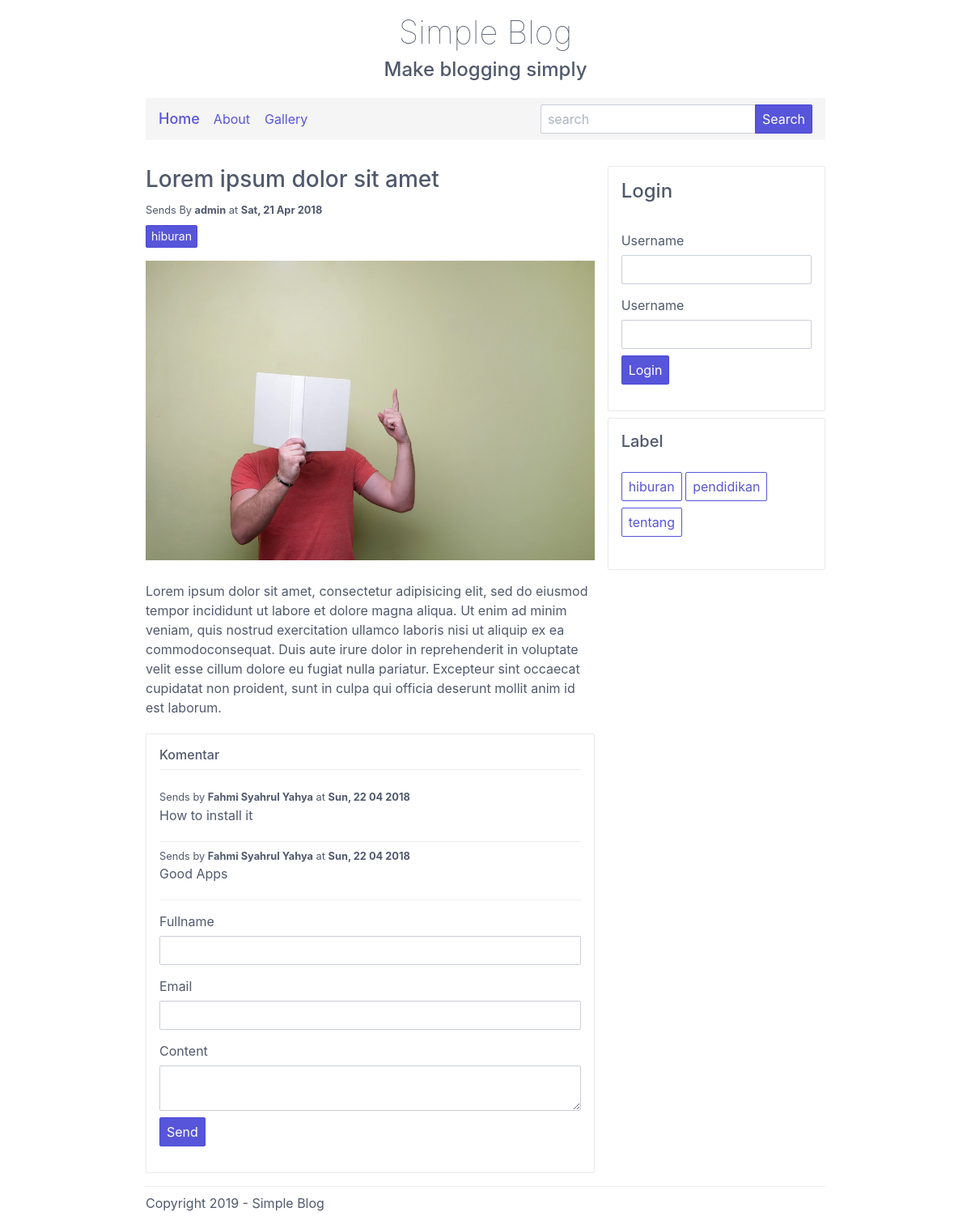
Page /see-posting.php?id=8 on the committed database.
### tables this page shows
CREATE TABLE `post` (
  `idpost` int(11) NOT NULL,
  `title` varchar(120) NOT NULL,
  `username` varchar(120) NOT NULL,
  `date` varchar(120) NOT NULL,
  `img` varchar(120) NOT NULL,
  `content` text NOT NULL,
  `label` varchar(13) NOT NULL
);

CREATE TABLE `comment` (
  `idcomment` int(11) NOT NULL,
  `idpost` int(11) NOT NULL,
  `fullname` varchar(120) NOT NULL,
  `email` varchar(120) NOT NULL,
  `content` text NOT NULL,
  `date` varchar(120) NOT NULL
);

CREATE TABLE `category` (
  `idcat` int(11) NOT NULL,
  `title` varchar(13) NOT NULL
);

### see-posting.php (the view, shortened to what this page needs)
<?php
include 'assets/header.php';
?>
<div class="container grid-md">
		<header style="text-align: center;padding-top: 16px;padding-bottom: 8px;">
			<h1 style="font-weight: 100;margin-bottom: 4px;">Simple Blog</h1>
			<h4 style="margin-top: 8px;">Make blogging simply</h4>
		</header>
		<?php include 'assets/menu.php'; ?>
		<div class="columns" style="margin-top: 16px;margin-bottom: 16px;">
			<div class="column col-8">
				<?php
					if(isset($_GET['id'])){
						$idpost = $_GET['id'];
						$checkPost = $lo->query("SELECT * FROM post WHERE idpost = '$idpost'");
						if($checkPost == true){
							while($rowPost = $checkPost->fetch_array(MYSQLI_BOTH)){
					?>
					<h3 style="margin-bottom: 8px;"><?php echo $rowPost['title']; ?></h3>
					<label class="d-block" style="margin-bottom: 8px;"><small>Sends By <b><?php echo $rowPost['username']; ?></b> at <b><?php echo $rowPost['date']; ?></b></small></label>
					<a href="label.php?label=<?php echo $rowPost['label']; ?>" class="btn btn-sm btn-primary"><?php echo $rowPost['label']; ?></a>
					<img src="img/<?php echo $rowPost['img']; ?>" style="width: 100%;margin-top: 16px;">
					<p><?php echo $rowPost['content']; ?></p>
				<div class="panel" id="comment">
					<div class="panel-header">
						<h6 class="panel-title">Komentar</h6>
						<hr>
					</div>
					<div class="panel-body">
						<?php
						$showComment = $lo->query("SELECT * FROM comment WHERE idpost = '$idpost' ORDER BY idcomment DESC");
						if($showComment == true){
							while($rowCom = $showComment->fetch_array(MYSQLI_BOTH)){
							?>
							<small class="d-block">Sends by <b><?php echo $rowCom['fullname']; ?></b> at <b><?php echo $rowCom['date']; ?></b></small>
							<p><?php echo $rowCom['content']; ?></p>
							<hr>
							<?php
							}
						}
						?>
						<form method="post" action="send-comment.php">
							<div class="form-group">
								<label class="form-label">Fullname</label>
								<input type="text" class="form-input" name="fullname">
							</div>
							<div class="form-group">
								<label class="form-label">Email</label>
								<input type="email" class="form-input" name="email">
							</div>
							<div class="form-group">
								<label class="form-label">Content</label>
								<textarea class="form-input" name="content"></textarea>
							</div>
							<div class="form-group">
								<button type="submit" class="btn btn-primary" name="send">Send</button>
							</div>
						</form>
					</div>
					<div class="panel-footer">
					</div>
				</div>
			</div>
			<?php
							}
						}
					}
				?>
			<div class="column col-4">
				<?php include 'assets/right.php'; ?>
			</div>
		</div>
		<?php include 'assets/footer.php'; ?>
	</div>

### assets/right.php (shortened to what this page needs)
<?php
				if(isset($_SESSION['login'])){
					$login = $_SESSION['login'];
				?>
					<div class="panel">
					<div class="panel-header">
						<h5 class="panel-title">Admin Menu</h5>
						<label>Selamat datang <b><?php echo $login; ?></b></label>.
					</div>
					<div class="panel-body">
						<ul class="nav">
							<li class="nav-item">
								<a href="posting.php"><i class="icon icon-edit"></i> Buat Posting</a>
							</li>
							<li class="nav-item">
								<a href="password.php?iduser=<?php echo $_SESSION['id']; ?>"><i class="icon icon-people"></i> Ganti Password</a>
							</li>
							<li class="nav-item">
								<a href="post.php"><i class="icon icon-menu"></i> Lihat Posting</a>
							</li>
							<li class="nav-item">
								<a href="cat.php"><i class="icon icon-flag"></i> Tambah Kategori</a>
							</li>
						</ul>
					</div>
					<div class="panel-footer">
						<a href="logout.php" class="btn btn-primary">Logout</a>
					</div>
				</div>
				<?php
				}else{
					?>
					<div class="panel">
					<div class="panel-header">
						<h4 class="panel-title">Login</h4>
					</div>
					<div class="panel-body">
						<form method="post" action="login.php">
							<div class="form-group">
								<label class="form-label">Username</label>
								<input type="text" class="form-input" name="username">
							</div>
							<div class="form-group">
								<label class="form-label">Username</label>
								<input type="password" class="form-input" name="password">
							</div>
							<div class="form-group">
								<button type="submit" class="btn btn-primary" name="login">Login</button>
							</div>
						</form>
					</div>
					<div class="panel-footer"></div>
				</div>
				<?php
				}
				?>
				<div class="panel" style="margin-top: 8px;">
					<div class="panel-header">
						<h5 class="panel-title">Label</h5>
					</div>
					<div class="panel-body">
						<?php
						include 'lib/connect.php';
						$checkCat = $lo->query("SELECT * FROM category");
						if($checkCat == true){
							while($rowCat = $checkCat->fetch_array(MYSQLI_BOTH)){
						?>
						<a href="label.php?search=<?php echo $rowCat['title']; ?>" class="btn" style="margin-bottom: 8px;"><?php echo $rowCat['title']; ?></a>
						<?php
							}
						}
						?>
					</div>
					<div class="panel-footer">
					</div>
				</div>

### assets/header.php (style rules this page uses)
hr { border: 0; border-top: 1px solid #eee; }

### rows in the picture
post: title "Lorem ipsum dolor sit amet", username "admin", date "Sat, 21 Apr 2018", label "hiburan", img (picture), content "Lorem ipsum dolor sit amet, consectetur adipisicing elit, sed do eiusmod tempor incididunt ut labore et dolore magna aliqua. Ut enim ad minim veniam, quis nostrud exercitation ullamco laboris nisi ut aliquip ex ea commodoconsequat. Duis aute irure dolor in reprehenderit in voluptate velit esse cillum dolore eu fugiat nulla pariatur. Excepteur sint occaecat cupidatat non proident, sunt in culpa qui officia deserunt mollit anim id est laborum."
comment: fullname "Fahmi Syahrul Yahya", date "Sun, 22 04 2018", content "How to install it"
comment: fullname "Fahmi Syahrul Yahya", date "Sun, 22 04 2018", content "Good Apps"
category: title "hiburan"
category: title "pendidikan"
category: title "tentang"
